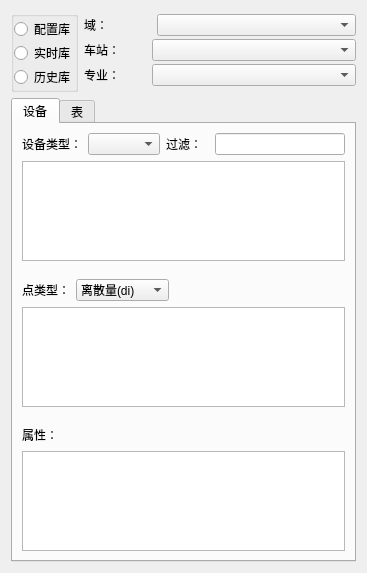
<?xml version="1.0" encoding="UTF-8"?>
<ui version="4.0">
 <class>SearcherForm</class>
 <widget class="QWidget" name="SearcherForm">
  <property name="geometry">
   <rect>
    <x>0</x>
    <y>0</y>
    <width>367</width>
    <height>573</height>
   </rect>
  </property>
  <property name="windowTitle">
   <string>Form</string>
  </property>
  <layout class="QVBoxLayout" name="verticalLayout_3" stretch="1,45">
   <item>
    <layout class="QHBoxLayout" name="horizontalLayout_4" stretch="0,5">
     <item>
      <widget class="QGroupBox" name="groupBox">
       <property name="title">
        <string/>
       </property>
       <layout class="QVBoxLayout" name="verticalLayout">
        <property name="spacing">
         <number>0</number>
        </property>
        <property name="leftMargin">
         <number>0</number>
        </property>
        <property name="topMargin">
         <number>0</number>
        </property>
        <property name="rightMargin">
         <number>0</number>
        </property>
        <property name="bottomMargin">
         <number>0</number>
        </property>
        <item>
         <widget class="QRadioButton" name="RB_cfdb">
          <property name="text">
           <string>配置库</string>
          </property>
         </widget>
        </item>
        <item>
         <widget class="QRadioButton" name="RB_rtdb">
          <property name="text">
           <string>实时库</string>
          </property>
         </widget>
        </item>
        <item>
         <widget class="QRadioButton" name="RB_tsdb">
          <property name="text">
           <string>历史库</string>
          </property>
         </widget>
        </item>
       </layout>
      </widget>
     </item>
     <item>
      <layout class="QVBoxLayout" name="verticalLayout_2">
       <property name="spacing">
        <number>0</number>
       </property>
       <item>
        <layout class="QHBoxLayout" name="horizontalLayout" stretch="1,3">
         <property name="spacing">
          <number>6</number>
         </property>
         <item>
          <widget class="QLabel" name="label">
           <property name="text">
            <string>域：</string>
           </property>
          </widget>
         </item>
         <item>
          <widget class="QComboBox" name="CB_domain"/>
         </item>
        </layout>
       </item>
       <item>
        <layout class="QHBoxLayout" name="horizontalLayout_2" stretch="1,3">
         <item>
          <widget class="QLabel" name="label_2">
           <property name="text">
            <string>车站：</string>
           </property>
          </widget>
         </item>
         <item>
          <widget class="ActiveComboBox" name="CB_station"/>
         </item>
        </layout>
       </item>
       <item>
        <layout class="QHBoxLayout" name="horizontalLayout_3" stretch="1,3">
         <item>
          <widget class="QLabel" name="label_3">
           <property name="text">
            <string>专业：</string>
           </property>
          </widget>
         </item>
         <item>
          <widget class="QComboBox" name="CB_system"/>
         </item>
        </layout>
       </item>
      </layout>
     </item>
    </layout>
   </item>
   <item>
    <widget class="QTabWidget" name="tabWidget">
     <property name="currentIndex">
      <number>0</number>
     </property>
     <widget class="QWidget" name="tab">
      <attribute name="title">
       <string>设备</string>
      </attribute>
      <layout class="QVBoxLayout" name="verticalLayout_7">
       <property name="spacing">
        <number>0</number>
       </property>
       <property name="leftMargin">
        <number>0</number>
       </property>
       <property name="topMargin">
        <number>0</number>
       </property>
       <property name="rightMargin">
        <number>0</number>
       </property>
       <property name="bottomMargin">
        <number>0</number>
       </property>
       <item>
        <widget class="QWidget" name="deviceW" native="true">
         <layout class="QVBoxLayout" name="verticalLayout_4">
          <item>
           <layout class="QHBoxLayout" name="horizontalLayout_7">
            <item>
             <layout class="QHBoxLayout" name="horizontalLayout_5">
              <item>
               <widget class="QLabel" name="label_4">
                <property name="text">
                 <string>设备类型：</string>
                </property>
               </widget>
              </item>
              <item>
               <widget class="ActiveComboBox" name="CB_devType"/>
              </item>
             </layout>
            </item>
            <item>
             <layout class="QHBoxLayout" name="horizontalLayout_6" stretch="1,3">
              <item>
               <widget class="QLabel" name="label_5">
                <property name="text">
                 <string>过滤：</string>
                </property>
               </widget>
              </item>
              <item>
               <widget class="QLineEdit" name="LE_device">
                <property name="maximumSize">
                 <size>
                  <width>16777215</width>
                  <height>16777215</height>
                 </size>
                </property>
               </widget>
              </item>
             </layout>
            </item>
           </layout>
          </item>
          <item>
           <widget class="ActiveTableView" name="TV_device"/>
          </item>
         </layout>
        </widget>
       </item>
       <item>
        <widget class="QWidget" name="pointW" native="true">
         <layout class="QVBoxLayout" name="verticalLayout_5">
          <item>
           <layout class="QHBoxLayout" name="horizontalLayout_8">
            <item>
             <widget class="QLabel" name="label_6">
              <property name="text">
               <string>点类型：</string>
              </property>
             </widget>
            </item>
            <item>
             <widget class="QComboBox" name="CB_pointType">
              <item>
               <property name="text">
                <string>离散量(di)</string>
               </property>
              </item>
              <item>
               <property name="text">
                <string>模拟量(ai)</string>
               </property>
              </item>
              <item>
               <property name="text">
                <string>累积量(acc)</string>
               </property>
              </item>
             </widget>
            </item>
            <item>
             <spacer name="horizontalSpacer">
              <property name="orientation">
               <enum>Qt::Horizontal</enum>
              </property>
              <property name="sizeHint" stdset="0">
               <size>
                <width>40</width>
                <height>20</height>
               </size>
              </property>
             </spacer>
            </item>
           </layout>
          </item>
          <item>
           <widget class="ActiveTableView" name="TV_point"/>
          </item>
         </layout>
        </widget>
       </item>
       <item>
        <widget class="QWidget" name="valueW" native="true">
         <layout class="QVBoxLayout" name="verticalLayout_6">
          <item>
           <layout class="QHBoxLayout" name="horizontalLayout_9">
            <item>
             <widget class="QLabel" name="label_7">
              <property name="text">
               <string>属性：</string>
              </property>
             </widget>
            </item>
            <item>
             <spacer name="horizontalSpacer_2">
              <property name="orientation">
               <enum>Qt::Horizontal</enum>
              </property>
              <property name="sizeHint" stdset="0">
               <size>
                <width>40</width>
                <height>20</height>
               </size>
              </property>
             </spacer>
            </item>
           </layout>
          </item>
          <item>
           <widget class="ActiveTableView" name="TV_pointHeader"/>
          </item>
         </layout>
        </widget>
       </item>
      </layout>
     </widget>
     <widget class="QWidget" name="tab_2">
      <attribute name="title">
       <string>表</string>
      </attribute>
      <layout class="QVBoxLayout" name="verticalLayout_11">
       <property name="spacing">
        <number>0</number>
       </property>
       <property name="leftMargin">
        <number>0</number>
       </property>
       <property name="topMargin">
        <number>0</number>
       </property>
       <property name="rightMargin">
        <number>0</number>
       </property>
       <property name="bottomMargin">
        <number>0</number>
       </property>
       <item>
        <widget class="QWidget" name="widget" native="true">
         <layout class="QVBoxLayout" name="verticalLayout_8">
          <item>
           <layout class="QHBoxLayout" name="horizontalLayout_10">
            <item>
             <widget class="QLabel" name="label_8">
              <property name="text">
               <string>表名：</string>
              </property>
             </widget>
            </item>
            <item>
             <spacer name="horizontalSpacer_3">
              <property name="orientation">
               <enum>Qt::Horizontal</enum>
              </property>
              <property name="sizeHint" stdset="0">
               <size>
                <width>40</width>
                <height>20</height>
               </size>
              </property>
             </spacer>
            </item>
            <item>
             <widget class="QLabel" name="label_9">
              <property name="text">
               <string>过滤：</string>
              </property>
             </widget>
            </item>
            <item>
             <widget class="QLineEdit" name="lineEdit_2"/>
            </item>
           </layout>
          </item>
          <item>
           <widget class="QTableView" name="TV_table"/>
          </item>
         </layout>
        </widget>
       </item>
       <item>
        <widget class="QWidget" name="widget_2" native="true">
         <layout class="QVBoxLayout" name="verticalLayout_9">
          <item>
           <layout class="QHBoxLayout" name="horizontalLayout_11">
            <item>
             <widget class="QLabel" name="label_10">
              <property name="text">
               <string>点：</string>
              </property>
             </widget>
            </item>
            <item>
             <spacer name="horizontalSpacer_4">
              <property name="orientation">
               <enum>Qt::Horizontal</enum>
              </property>
              <property name="sizeHint" stdset="0">
               <size>
                <width>40</width>
                <height>20</height>
               </size>
              </property>
             </spacer>
            </item>
            <item>
             <widget class="QLabel" name="label_11">
              <property name="text">
               <string>过滤：</string>
              </property>
             </widget>
            </item>
            <item>
             <widget class="QLineEdit" name="lineEdit_3"/>
            </item>
           </layout>
          </item>
          <item>
           <widget class="QTableView" name="TV_record"/>
          </item>
         </layout>
        </widget>
       </item>
       <item>
        <widget class="QWidget" name="widget_3" native="true">
         <layout class="QVBoxLayout" name="verticalLayout_10">
          <item>
           <layout class="QHBoxLayout" name="horizontalLayout_12">
            <item>
             <widget class="QLabel" name="label_12">
              <property name="text">
               <string>属性：</string>
              </property>
             </widget>
            </item>
            <item>
             <spacer name="horizontalSpacer_5">
              <property name="orientation">
               <enum>Qt::Horizontal</enum>
              </property>
              <property name="sizeHint" stdset="0">
               <size>
                <width>40</width>
                <height>20</height>
               </size>
              </property>
             </spacer>
            </item>
           </layout>
          </item>
          <item>
           <widget class="QTableView" name="TV_recordHeader"/>
          </item>
         </layout>
        </widget>
       </item>
      </layout>
     </widget>
    </widget>
   </item>
  </layout>
 </widget>
 <customwidgets>
  <customwidget>
   <class>ActiveComboBox</class>
   <extends>QComboBox</extends>
   <header>activecombobox.h</header>
  </customwidget>
  <customwidget>
   <class>ActiveTableView</class>
   <extends>QTableView</extends>
   <header>activetableview.h</header>
  </customwidget>
 </customwidgets>
 <resources/>
 <connections/>
</ui>
